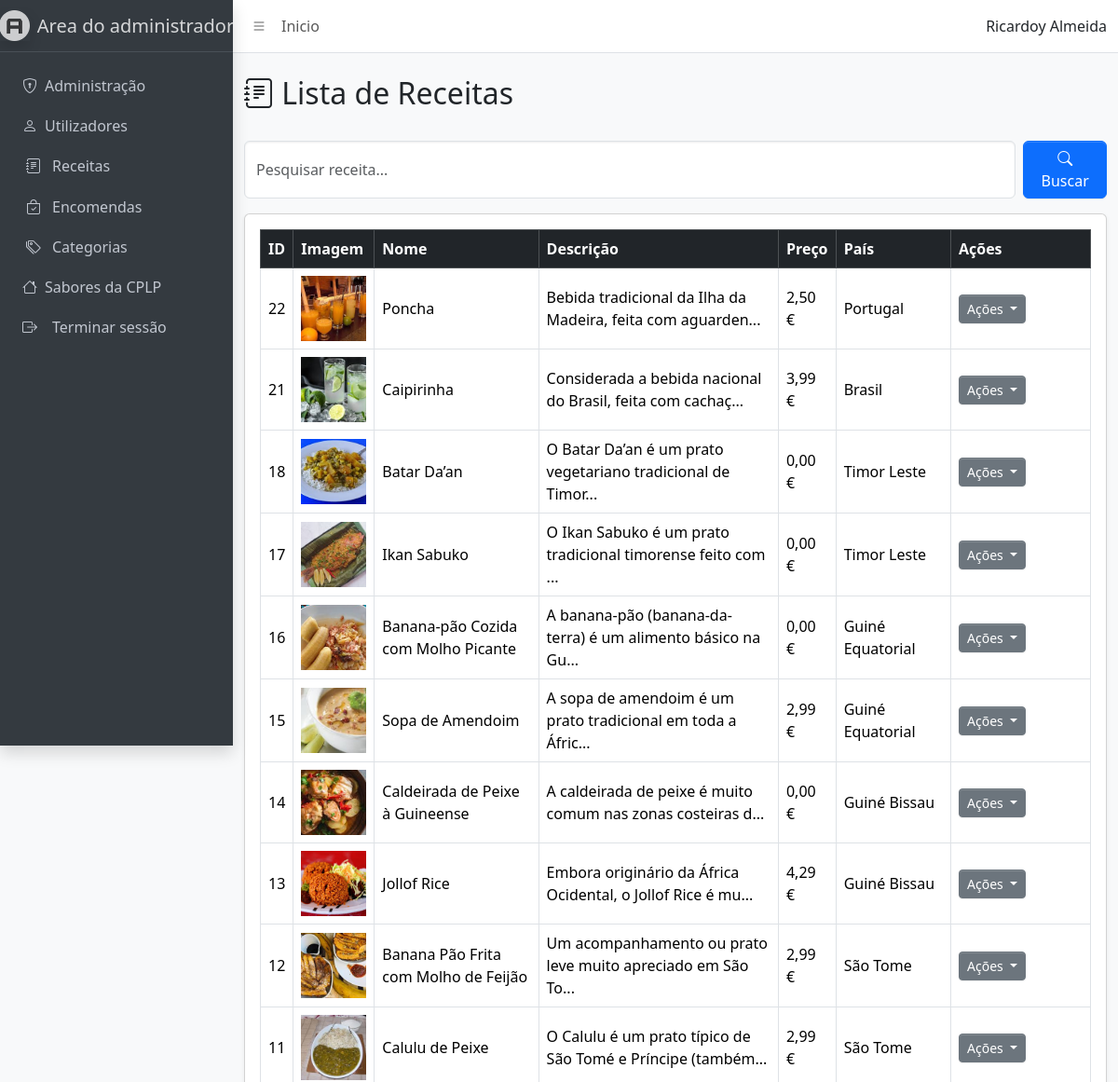
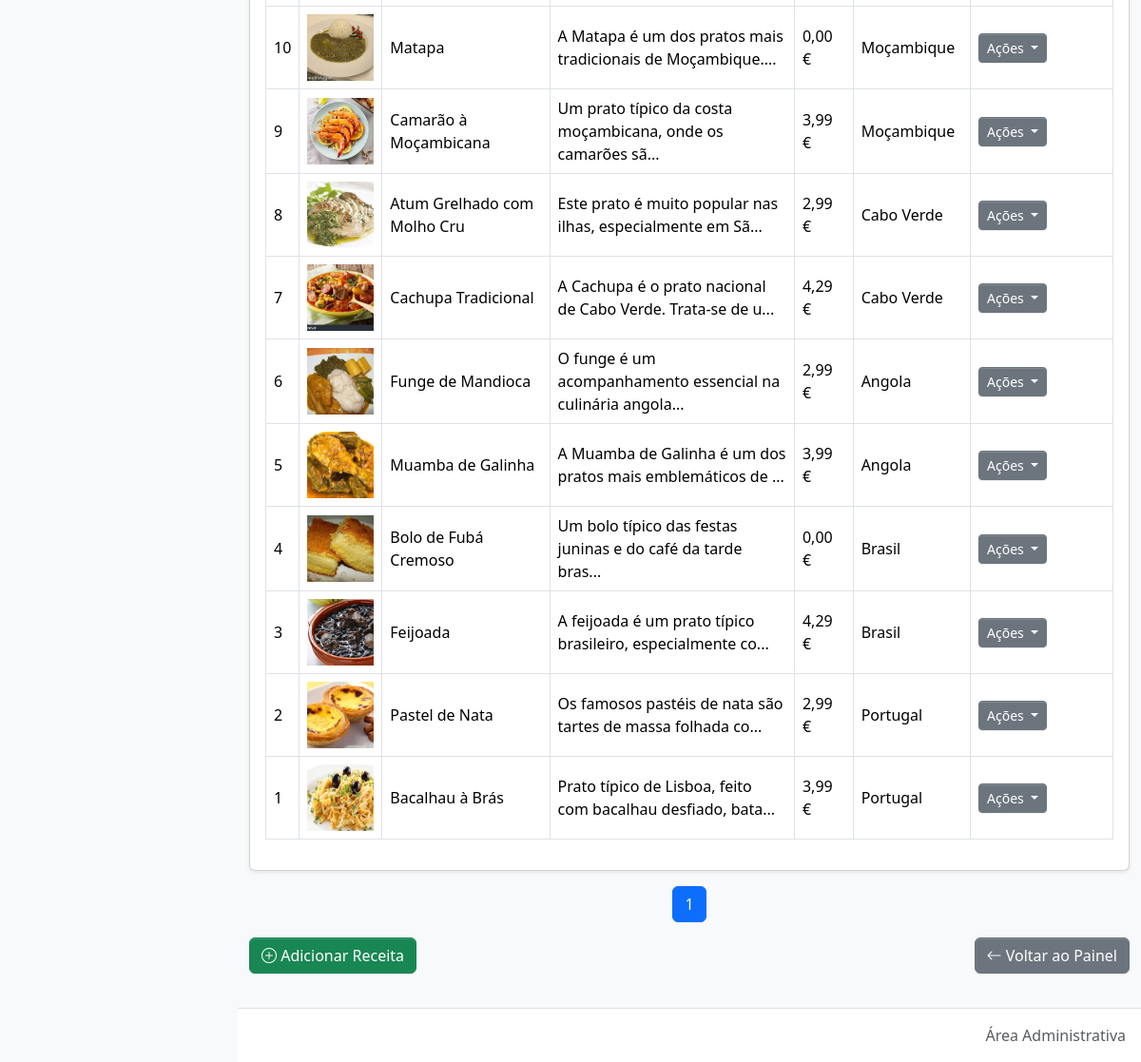
Screenshot of /adm/ver_receitas.php?erro=id_invalido (signed in) with the database file from the repository (2 pictures, top to bottom).
### tables this page shows
CREATE TABLE `utilizador` (
  `id_utilizador` int(11) NOT NULL,
  `nome` varchar(45) NOT NULL,
  `username` varchar(45) NOT NULL,
  `email` varchar(65) NOT NULL,
  `telefone` varchar(20) NOT NULL,
  `password` varchar(255) NOT NULL,
  `id_tipo` int(11) NOT NULL
);

CREATE TABLE `receita` (
  `idreceita` int(11) NOT NULL,
  `nome` varchar(45) NOT NULL,
  `preco` float NOT NULL,
  `imagens` varchar(200) NOT NULL,
  `descricao` varchar(250) NOT NULL,
  `ingredientes` longtext NOT NULL,
  `preparacao` longtext NOT NULL,
  `pais_idpais` int(11) NOT NULL,
  `categoria_idcategoria` int(11) NOT NULL
);

CREATE TABLE `pais` (
  `idpais` int(11) NOT NULL,
  `Pais` varchar(45) NOT NULL
);

### adm/ver_receitas.php (the view, shortened to what this page needs)
<?php
require '../conexao.php';
$pesquisa = isset($_GET['pesquisa']) ? trim($_GET['pesquisa']) : "";
$like = "%" . $pesquisa . "%";
$limite = 20;
$pagina = isset($_GET['pagina']) && is_numeric($_GET['pagina']) ? (int)$_GET['pagina'] : 1;
$stmtCount = $conn->prepare("
    SELECT COUNT(*) AS total
    FROM receita r
    LEFT JOIN pais p ON r.pais_idpais = p.idpais
    WHERE r.nome LIKE ?
");
$stmtCount->bind_param("s", $like);
$stmtCount->execute();
$totalRegistos = (int)$stmtCount->get_result()->fetch_assoc()['total'];
$totalPaginas = max(1, (int)ceil($totalRegistos / $limite));
$offset = ($pagina - 1) * $limite;
$sql = "
    SELECT r.idreceita, r.nome, r.descricao, r.preco, r.imagens, p.Pais
    FROM receita r
    LEFT JOIN pais p ON r.pais_idpais = p.idpais
    WHERE r.nome LIKE ?
    ORDER BY r.idreceita DESC
    LIMIT ? OFFSET ?
";
$stmtData = $conn->prepare($sql);
$stmtData->bind_param("sii", $like, $limite, $offset);
$stmtData->execute();
$resultado = $stmtData->get_result();
?>
<!doctype html>
<html lang="pt">
<head>
  <link rel="stylesheet" href="./css/adminlte.css" />
  <link rel="stylesheet" href="https://cdn.jsdelivr.net/npm/bootstrap-icons@1.13.1/font/bootstrap-icons.min.css">
  <link href="https://cdn.jsdelivr.net/npm/bootstrap@5.3.3/dist/css/bootstrap.min.css" rel="stylesheet">
</head>
  <?php include 'slide_bar.php'; ?>
  <main class="app-main">
    <div class="container-fluid my-4">
      <div class="d-flex justify-content-between align-items-center mb-4">
        <h2><i class="bi bi-journal-text"></i> Lista de Receitas</h2>
      </div>
      <form method="get" class="mb-3 d-flex">
        <input type="text" name="pesquisa" class="form-control me-2" placeholder="Pesquisar receita..." value="<?= htmlspecialchars($pesquisa) ?>">
        <button type="submit" class="btn btn-primary"><i class="bi bi-search"></i> Buscar</button>
      </form>
      <div class="card shadow-sm">
        <div class="card-body">
          <div class="table-responsive">
            <table class="table table-hover table-bordered align-middle">
              <thead class="table-dark">
                <tr>
                  <th>ID</th>
                  <th>Imagem</th>
                  <th>Nome</th>
                  <th>Descrição</th>
                  <th>Preço</th>
                  <th>País</th>
                  <th style="width: 150px;">Ações</th>
                </tr>
              </thead>
              <tbody>
              <?php if ($resultado && $resultado->num_rows > 0): ?>
                <?php while ($row = $resultado->fetch_assoc()): ?>
                  <tr>
                    <td><?= $row['idreceita'] ?></td>
                    <td>
                      <?php if (!empty($row['imagens'])): ?>
                        <img src="../assets/images/<?= htmlspecialchars($row['imagens']) ?>" alt="Imagem" style="width:70px; height:70px; object-fit:cover;">
                      <?php else: ?>
                        <img src="../assets/images/no-image.png" alt="Sem imagem" style="width:70px; height:70px; object-fit:cover;">
                      <?php endif; ?>
                    </td>
                    <td><?= htmlspecialchars($row['nome']) ?></td>
                    <td><?= htmlspecialchars(function_exists('mb_strimwidth') ? mb_strimwidth($row['descricao'], 0, 60, "...") : substr($row['descricao'], 0, 60) . "...") ?></td>
                    <td><?= number_format($row['preco'], 2, ',', '.') ?> €</td>
                    <td><?= htmlspecialchars($row['Pais'] ?? '---') ?></td>
                    <td>
                      <div class="dropdown">
                        <button class="btn btn-sm btn-secondary dropdown-toggle" type="button" data-bs-toggle="dropdown" aria-expanded="false">
                          Ações
                        </button>
                      </div>
                    </td>
                  </tr>
                <?php endwhile; ?>
              <?php else: ?>
                <tr><td colspan="7" class="text-center">Nenhuma receita encontrada.</td></tr>
              <?php endif; ?>
              </tbody>
            </table>
          </div>
        </div>
      </div>
      <nav aria-label="Navegação de páginas">
        <ul class="pagination justify-content-center mt-3">
          <?php for ($i = 1; $i <= $totalPaginas; $i++): ?>
            <li class="page-item <?= ($i == $pagina) ? 'active' : '' ?>">
              <a class="page-link" href="?pagina=<?= $i ?>&pesquisa=<?= urlencode($pesquisa) ?>"><?= $i ?></a>
            </li>
          <?php endfor; ?>
        </ul>
      </nav>
      <div class="d-flex justify-content-between mt-3">
        <a href="adicionar_receita.php" class="btn btn-success">
          <i class="bi bi-plus-circle"></i> Adicionar Receita
        </a>
        <a href="adm1.php" class="btn btn-secondary">
          <i class="bi bi-arrow-left"></i> Voltar ao Painel
        </a>
      </div>
    </div>
  </main>
  <footer class="app-footer">
    <div class="float-end d-none d-sm-inline">Área Administrativa</div>
  </footer>
</div>
</body>
</html>

### adm/slide_bar.php (shortened to what this page needs)
<?php
$id = $_SESSION['id_utilizador'];
$sql = "SELECT * FROM utilizador WHERE id_utilizador = ?";
$stmt = $conn->prepare($sql);
$stmt->bind_param("i", $id);
$stmt->execute();
$user = $stmt->get_result()->fetch_assoc();
?>
  <body class="layout-fixed sidebar-expand-lg sidebar-open bg-body-tertiary">
    <div class="app-wrapper">
      <nav class="app-header navbar navbar-expand bg-body">
        <div class="container-fluid">
          <ul class="navbar-nav">
            <li class="nav-item">
              <a class="nav-link" data-lte-toggle="sidebar" href="#" role="button">
                <i class="bi bi-list"></i>
              </a>
            </li>
            <li class="nav-item d-none d-md-block"><a href="adm1.php" class="nav-link">Inicio</a></li>
          </ul>
          <ul class="navbar-nav ms-auto">
            <li class="nav-item dropdown user-menu">
                <span class="d-none d-md-inline"><?= htmlspecialchars($user['nome']) ?></span>
            </li>
          </ul>
        </div>
      </nav>
      <aside class="app-sidebar bg-body-secondary shadow" data-bs-theme="dark">
        <div class="sidebar-brand">
          <a href="adm1.php" class="brand-link">
            <img
              src="./assets/img/AdminLTELogo.png"
              alt="AdminLTE Logo"
              class="brand-image opacity-75 shadow"
            />
            <span class="brand-text fw-light">Area do administrador</span>
          </a>
        </div>
        <div class="sidebar-wrapper">
          <nav class="mt-2">
            <ul
              class="nav sidebar-menu flex-column"
              data-lte-toggle="treeview"
              role="navigation"
              aria-label="Main navigation"
              data-accordion="false"
              id="navigation"
            >
              <li class="nav-item">
                <a href="adm1.php" class="nav-link">
                  <i class="bi bi-shield-lock"></i>
                  <p>Administração</p>
                </a>
              </li>
              <li class="nav-item">
                <a href="ver_utilizadores.php" class="nav-link">
                  <i class="bi bi-person"></i>
                  <p>Utilizadores</p>
                </a>
              </li>
               <li class="nav-item">
                <a href="ver_receitas.php" class="nav-link">
                  <i class="nav-icon bi bi-journal-text"></i>
                  <p>Receitas</p>
                </a>
              </li>
               <li class="nav-item">
                <a href="ver_encomendas.php" class="nav-link">
                  <i class="nav-icon bi bi-bag-check"></i>
                  <p>Encomendas</p>
                </a>
              </li>
               <li class="nav-item">
                <a href="ver_categorias.php" class="nav-link">
                 <i class="nav-icon bi bi-tags"></i>
                  <p>Categorias</p>
                </a>
              </li>
               <li class="nav-item">
                <a href="../index.php" class="nav-link">
                  <i class="bi bi-house"></i>
                  <p>Sabores da CPLP</p>
                </a>
              </li>
<li class="nav-item">
                <a href="../logout.php" class="nav-link">
                  <i class="bi bi-box-arrow-right me-2"></i>
                  <p>Terminar sessão</p>
                </a>
              </li>
            </ul>
          </nav>
        </div>
      </aside>

### rows the page displays
utilizador: nome "Ricardoy Almeida"
receita: idreceita "22", imagens (picture), nome "Poncha", descricao "Bebida tradicional da Ilha da Madeira, feita com aguarden...", preco "2,50", pais_idpais.Pais "Portugal"
receita: idreceita "21", imagens (picture), nome "Caipirinha", descricao "Considerada a bebida nacional do Brasil, feita com cachaç...", preco "3,99", pais_idpais.Pais "Brasil"
receita: idreceita "18", imagens (picture), nome "Batar Da’an", descricao "O Batar Da’an é um prato vegetariano tradicional de Timor...", preco "0,00", pais_idpais.Pais "Timor Leste"
receita: idreceita "17", imagens (picture), nome "Ikan Sabuko", descricao "O Ikan Sabuko é um prato tradicional timorense feito com ...", preco "0,00", pais_idpais.Pais "Timor Leste"
receita: idreceita "16", imagens (picture), nome "Banana-pão Cozida com Molho Picante", descricao "A banana-pão (banana-da-terra) é um alimento básico na Gu...", preco "0,00", pais_idpais.Pais "Guiné Equatorial"
receita: idreceita "15", imagens (picture), nome "Sopa de Amendoim", descricao "A sopa de amendoim é um prato tradicional em toda a Áfric...", preco "2,99", pais_idpais.Pais "Guiné Equatorial"
receita: idreceita "14", imagens (picture), nome "Caldeirada de Peixe à Guineense", descricao "A caldeirada de peixe é muito comum nas zonas costeiras d...", preco "0,00", pais_idpais.Pais "Guiné Bissau"
receita: idreceita "13", imagens (picture), nome "Jollof Rice", descricao "Embora originário da África Ocidental, o Jollof Rice é mu...", preco "4,29", pais_idpais.Pais "Guiné Bissau"
receita: idreceita "12", imagens (picture), nome "Banana Pão Frita com Molho de Feijão", descricao "Um acompanhamento ou prato leve muito apreciado em São To...", preco "2,99", pais_idpais.Pais "São Tome"
receita: idreceita "11", imagens (picture), nome "Calulu de Peixe", descricao "O Calulu é um prato típico de São Tomé e Príncipe (também...", preco "2,99", pais_idpais.Pais "São Tome"
receita: idreceita "10", imagens (picture), nome "Matapa", descricao "A Matapa é um dos pratos mais tradicionais de Moçambique....", preco "0,00", pais_idpais.Pais "Moçambique"
receita: idreceita "9", imagens (picture), nome "Camarão à Moçambicana", descricao "Um prato típico da costa moçambicana, onde os camarões sã...", preco "3,99", pais_idpais.Pais "Moçambique"
receita: idreceita "8", imagens (picture), nome "Atum Grelhado com Molho Cru", descricao "Este prato é muito popular nas ilhas, especialmente em Sã...", preco "2,99", pais_idpais.Pais "Cabo Verde"
receita: idreceita "7", imagens (picture), nome "Cachupa Tradicional", descricao "A Cachupa é o prato nacional de Cabo Verde. Trata-se de u...", preco "4,29", pais_idpais.Pais "Cabo Verde"
receita: idreceita "6", imagens (picture), nome "Funge de Mandioca", descricao "O funge é um acompanhamento essencial na culinária angola...", preco "2,99", pais_idpais.Pais "Angola"
receita: idreceita "5", imagens (picture), nome "Muamba de Galinha", descricao "A Muamba de Galinha é um dos pratos mais emblemáticos de ...", preco "3,99", pais_idpais.Pais "Angola"
receita: idreceita "4", imagens (picture), nome "Bolo de Fubá Cremoso", descricao "Um bolo típico das festas juninas e do café da tarde bras...", preco "0,00", pais_idpais.Pais "Brasil"
receita: idreceita "3", imagens (picture), nome "Feijoada", descricao "A feijoada é um prato típico brasileiro, especialmente co...", preco "4,29", pais_idpais.Pais "Brasil"
receita: idreceita "2", imagens (picture), nome "Pastel de Nata", descricao "Os famosos pastéis de nata são tartes de massa folhada co...", preco "2,99", pais_idpais.Pais "Portugal"
receita: idreceita "1", imagens (picture), nome "Bacalhau à Brás", descricao "Prato típico de Lisboa, feito com bacalhau desfiado, bata...", preco "3,99", pais_idpais.Pais "Portugal"
